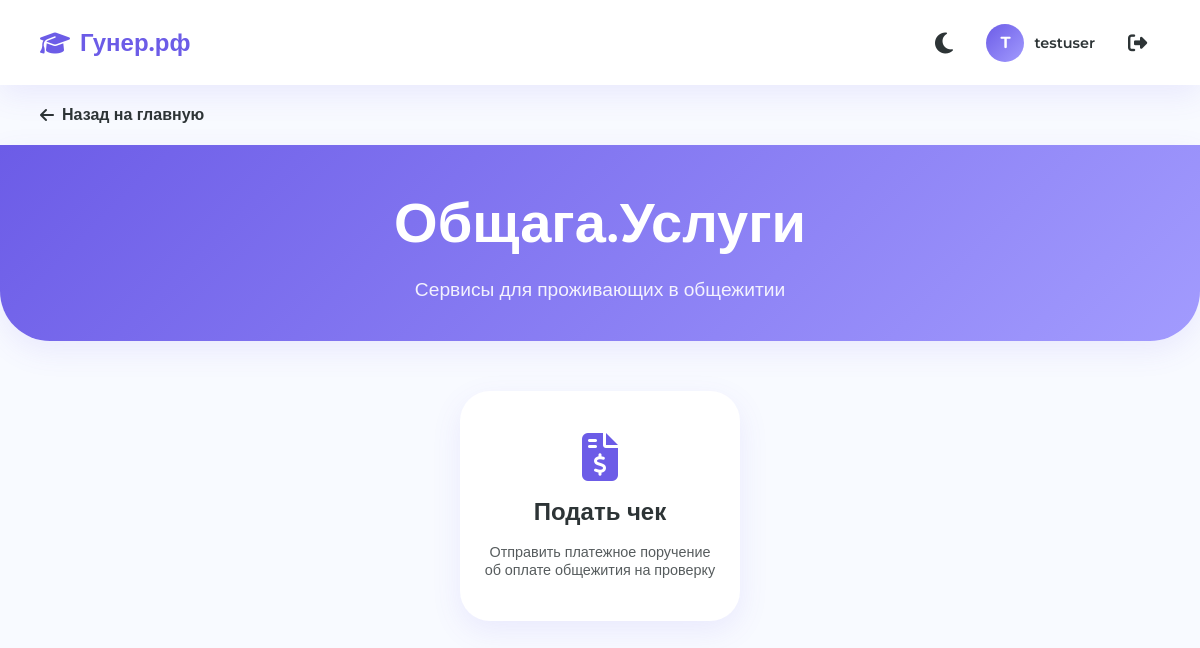
Before: /dorm_services (signed in) with the older database file.
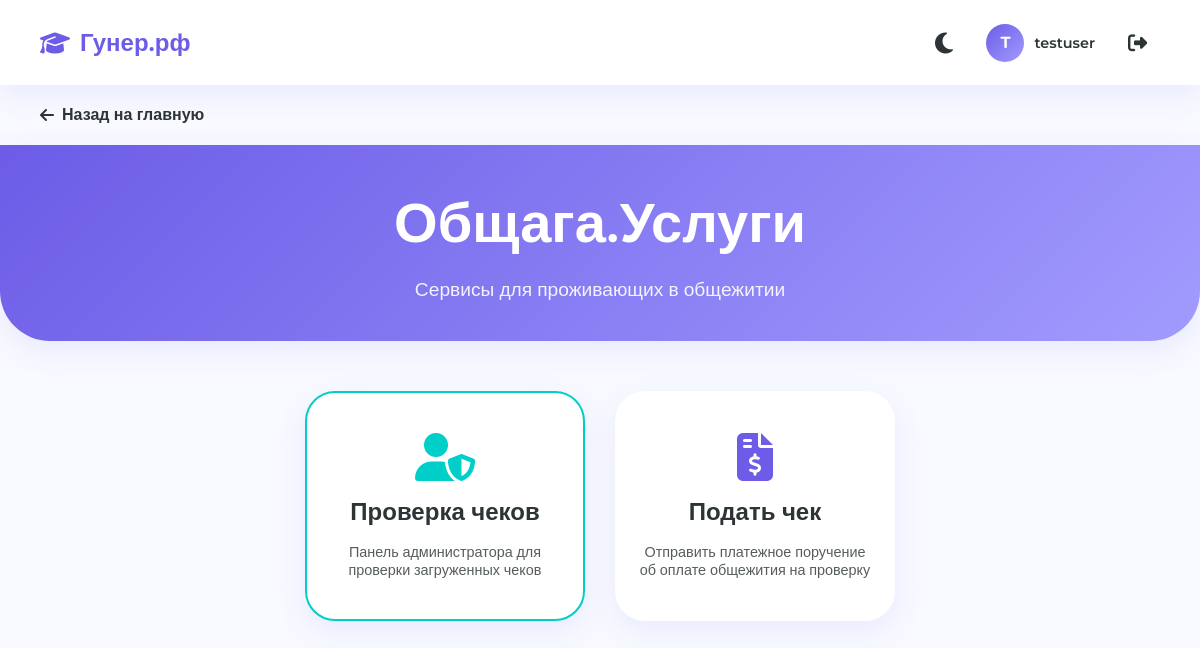
After: the same page with the newer database file.
### models.py (models this page shows, shortened)
class User(db.Model, UserMixin):
    id = db.Column(db.Integer, primary_key=True)
    username = db.Column(db.String(150), unique=True, nullable=False)
    email = db.Column(db.String(150), unique=True, nullable=False)
    password_hash = db.Column(db.String(255), nullable=False)
    is_confirmed = db.Column(db.Boolean, default=False)
    is_admin = db.Column(db.Boolean, default=False)
    created_at = db.Column(db.DateTime, default=db.func.now())

### app.py (the view)
@app.route('/dorm_services')
def dorm_services():
    parsed_receipt = request.args.get('parsed_receipt')  # Will be handled via session or just re-rendered
    return render_template('dorm_services.html')

### app.py (called while the page is built)
@login_manager.user_loader
def load_user(user_id):
    return User.query.get(int(user_id))

### templates/dorm_services.html (shortened to what this page needs)
<!DOCTYPE html>
<html lang="ru">
<head>
    <link rel="stylesheet" href="https://cdnjs.cloudflare.com/ajax/libs/font-awesome/6.4.0/css/all.min.css">
</head>
<body>
    <nav class="navbar">
        <a href="/" class="navbar-brand"><i class="fa-solid fa-graduation-cap"></i> <span>Гунер.рф</span></a>
        <div class="navbar-nav">
            <button class="theme-toggle" onclick="toggleTheme()" id="themeBtn" title="Переключить тему"><i
                    class="fa-solid fa-moon"></i></button>
            {% if current_user.is_authenticated %}
            <a href="/profile" class="user-widget" title="Личный кабинет">
                <div class="user-avatar">{{ current_user.username[0].upper() }}</div>
                <span class="user-name">{{ current_user.username }}</span>
            </a>
            <a href="/logout" class="btn-logout" title="Выйти">
                <i class="fa-solid fa-right-from-bracket"></i>
            </a>
            {% else %}
            <a href="/login" class="btn-login"><i class="fa-solid fa-right-to-bracket"></i> <span>Войти</span></a>
            {% endif %}
        </div>
    </nav>
    <a href="/" class="btn-back"><i class="fa-solid fa-arrow-left"></i> Назад на главную</a>
    <div class="hero" style="padding: 40px 20px; border-radius: 0 0 50px 50px; margin-top: 20px; margin-bottom: 30px;">
        <h1>Общага.Услуги</h1>
        <p>Сервисы для проживающих в общежитии</p>
    </div>
    <div class="modules-grid">
        {% if current_user.is_authenticated and current_user.is_admin %}
        <a href="/admin_receipts" class="module-card" style="border-color: var(--accent);">
            <i class="fa-solid fa-user-shield" style="color: var(--accent);"></i>
            <h3>Проверка чеков</h3>
            <p>Панель администратора для проверки загруженных чеков</p>
        </a>
        {% endif %}
        {% if current_user.is_authenticated %}
        <a href="/submit_receipt" class="module-card">
            <i class="fa-solid fa-file-invoice-dollar"></i>
            <h3>Подать чек</h3>
            <p>Отправить платежное поручение об оплате общежития на проверку</p>
        </a>
        {% else %}
        <div class="module-card" style="opacity: 0.6; cursor: not-allowed;">
            <i class="fa-solid fa-lock"></i>
            <h3>Подать чек</h3>
            <p>Войдите в аккаунт, чтобы воспользоваться этой услугой</p>
        </div>
        {% endif %}
    </div>
</body>
</html>

### templates/dorm_services.html (style rules this page uses)
:root { --primary: #6c5ce7; --primary-light: #a29bfe; --accent: #00cec9; --bg: #f8faff; --text: #2d3436; --white: #ffffff; --shadow: 0 10px 30px rgba(108, 92, 231, 0.1); --divider: #94a3b8; }
* { margin: 0; padding: 0; box-sizing: border-box; }
html, body { overflow-x: hidden; width: 100%; max-width: 100%; }
body { font-family: 'Montserrat', sans-serif; background: var(--bg); color: var(--text); transition: background 0.3s, color 0.3s; }
.navbar { display: flex; justify-content: space-between; align-items: center; padding: 20px 40px; background: var(--white); box-shadow: var(--shadow); }
.navbar-brand { font-family: 'Nunito', sans-serif; font-size: 1.5rem; color: var(--primary); font-weight: 800; text-decoration: none; display: flex; align-items: center; gap: 10px; }
.navbar-nav { display: flex; gap: 20px; align-items: center; }
.user-widget { display: flex; align-items: center; gap: 10px; text-decoration: none; color: var(--text); }
.user-avatar { width: 38px; height: 38px; border-radius: 50%; background: linear-gradient(135deg, var(--primary), var(--primary-light)); display: flex; align-items: center; justify-content: center; color: white; font-weight: 800; font-size: 1rem; font-family: 'Nunito', sans-serif; flex-shrink: 0; }
.user-name { font-weight: 600; font-size: 0.9rem; max-width: 120px; overflow: hidden; text-overflow: ellipsis; white-space: nowrap; }
.btn-logout { background: none; border: none; color: var(--text); cursor: pointer; transition: 0.3s; text-decoration: none; display: flex; align-items: center; justify-content: center; width: 45px; height: 45px; border-radius: 50%; font-size: 1.2rem; }
.hero { text-align: center; padding: 80px 20px; background: linear-gradient(135deg, var(--primary) 0%, var(--primary-light) 100%); color: white; border-radius: 0 0 50px 50px; margin-bottom: 50px; box-shadow: var(--shadow); }
.hero h1 { font-family: 'Nunito', sans-serif; font-size: 3.5rem; margin-bottom: 15px; }
.hero p { font-size: 1.2rem; opacity: 0.9; max-width: 600px; margin: 0 auto; }
.modules-grid { display: flex; flex-wrap: wrap; justify-content: center; gap: 30px; padding: 20px; max-width: 1200px; margin: 0 auto 50px; }
.module-card { width: 100%; max-width: 280px; background: var(--white); padding: 40px 20px; border-radius: 30px; text-align: center; text-decoration: none; color: var(--text); box-shadow: var(--shadow); transition: 0.4s; display: flex; flex-direction: column; align-items: center; gap: 15px; border: 2px solid transparent; }
.module-card i { font-size: 3rem; color: var(--primary); transition: 0.3s; }
.module-card h3 { font-family: 'Nunito', sans-serif; font-size: 1.5rem; }
.module-card p { font-size: 0.9rem; opacity: 0.8; }
.theme-toggle { background: none; border: none; font-size: 1.5rem; color: var(--text); cursor: pointer; transition: 0.3s; display: flex; align-items: center; justify-content: center; width: 45px; height: 45px; border-radius: 50%; }
.btn-back { display: inline-flex; align-items: center; gap: 8px; color: var(--text); text-decoration: none; font-weight: 600; margin: 20px 40px 0; transition: 0.3s; }

Changed rows visible on the page:
changed User "testuser": is_admin False → True (drawn)
Other visible differences:
text now shown: "Проверка чеков Панель администратора для проверки загруженных чеков"
